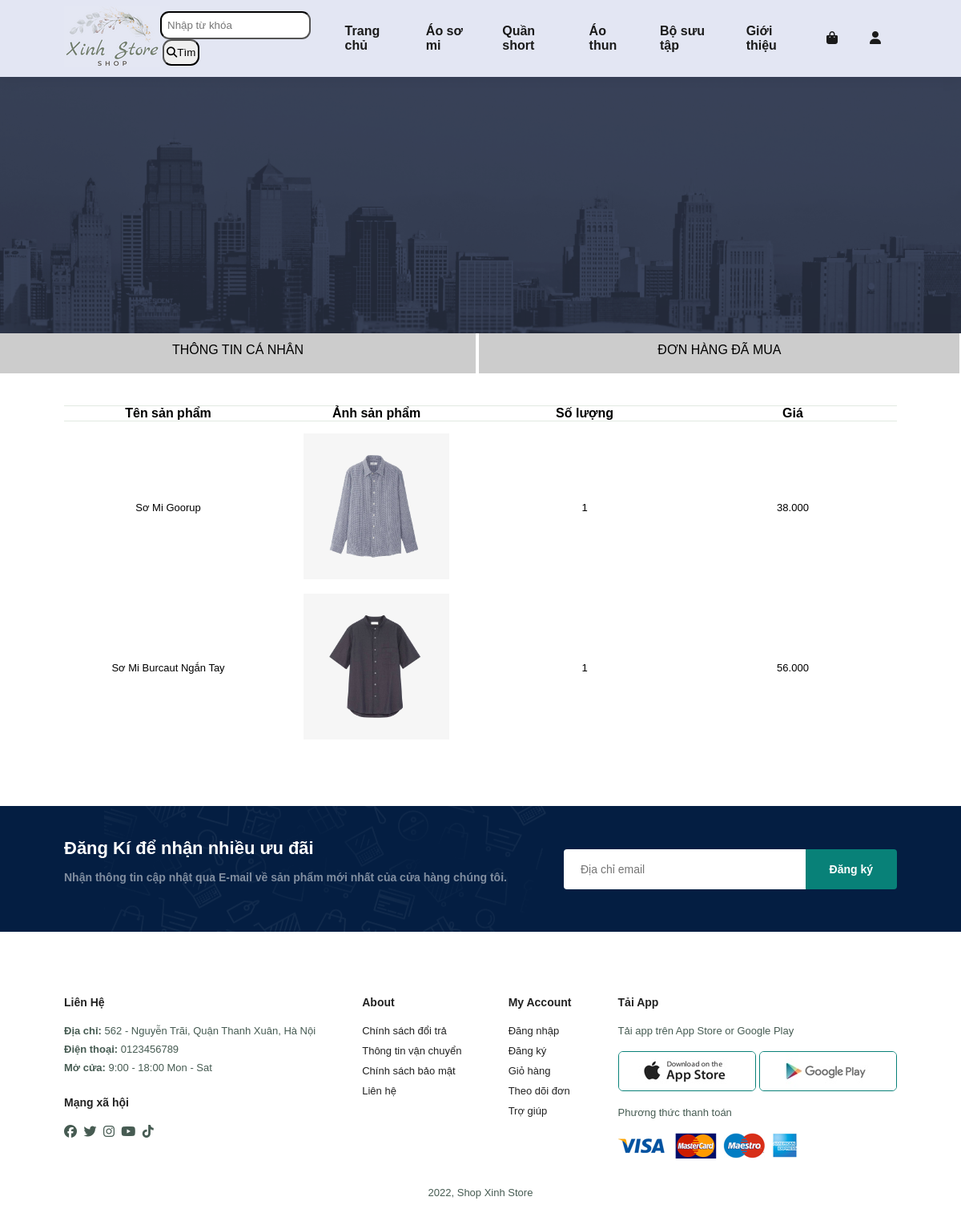
The page /donhang.php?id=53 (signed in) on the database its author committed.
### tables this page shows
CREATE TABLE `order_detail` (
  `id` int(11) NOT NULL,
  `order_id` int(11) NOT NULL,
  `product_id` int(11) NOT NULL,
  `quantity` int(11) NOT NULL,
  `price` int(11) NOT NULL,
  `created_time` int(11) NOT NULL,
  `last_updated` int(11) NOT NULL
);

CREATE TABLE `product` (
  `idsanpham` int(11) NOT NULL,
  `anh` varchar(255) NOT NULL,
  `hang` varchar(255) NOT NULL,
  `mota` varchar(255) NOT NULL,
  `gia` int(11) NOT NULL,
  `loai` int(11) NOT NULL,
  `soluong` int(20) NOT NULL
);

### donhang.php (the view, shortened to what this page needs)
<?php
    require "connect.php";
$don = $_GET['id'];
?>
<!DOCTYPE html>
<html lang="en">
<head>
    <link rel="stylesheet" href="style.css">
</head>
<body>
    <section id="header">
        <a href="index.php"><img src="img/xinhstore.png" class="logo" alt=""></a>
        <form class="input-search" method="post" action="timkiem.php">
                    <div class="autocomplete">
                        <input style="float: left;padding-left: 7px;height: 35px; border-radius: 11px; border-color: black;" id="search-box" name="search" autocomplete="off" type="text" placeholder="Nhập từ khóa">
                        <button style="float: left;margin-left: 3px;padding: 0 3px;height: 33px; border-radius: 11px; border-color: black;" type="submit">
                            <i class="fa fa-search"></i>Tìm
                        </button>
                    </div>
        </form>
        <div>
            <ul id="navbar">
                <li><a href="index.php">Trang chủ</a></li>
                <li><a href="shop1.php">Áo sơ mi</a></li>
                <li><a href="shop2.php">Quần short</a></li>
                <li><a href="shop3.php">Áo thun</a></li>
                <li><a href="shop4.php">Bộ sưu tập</a></li>
                <li><a href="gioithieu.php">Giới thiệu</a></li>
                <li id="lg-bag"><a href="cart.php"><i class="fa-solid fa-bag-shopping"></i></a></li>
                <li id="lg-login"><a href="login.php"><i class="fa-solid fa-user"></i></a></li>
            </ul>
        </div>
    </section>
    <section id="page-header" class="about-header">
    </section>
        <a href="user_thongtin.php" style="text-decoration:none;color:black">
            <div style="width:49.5%; height: 50px;cursor:pointer; background-color:#ccc  ; display: inline-block;"><div style="text-align:center;padding: 2% 0;">THÔNG TIN CÁ NHÂN</div></div>
        </a>
        <a href="user_donhang.php" style="text-decoration:none;color:black">
            <div style="width:50%; height: 50px;cursor:pointer; background-color:#ccc ;display: inline-block;"><div style="text-align:center;padding: 2% 0;">ĐƠN HÀNG ĐÃ MUA</div></div>
        </a>
    <section id="cart" class="section-p1">
        <table style="width: 100% ;">
        <thead>
                <tr>
                  <th >Tên sản phẩm</th>
                  <th>Ảnh sản phẩm</th>
                  <th>Số lượng</th>
                  <th>Giá</th>
                </tr>
              </thead>
              <tbody>
              <?php
		              $sql = "SELECT order_detail.id, product.mota, product.anh, order_detail.quantity, order_detail.price FROM product, order_detail WHERE product.idsanpham=order_detail.product_id and order_id=$don ; ";
		              $result = $conn->query($sql);
                      if ($result->num_rows > 0) {
                      while ($row1 = $result->fetch_assoc()) {
              ?>
                <tr>
                  <td><?php echo $row1['mota'] ?></td>
                  <td><img src="img/products/<?php echo $row1['anh'] ?>" alt="" width="50%" height="50%"></td>
                  <td><?php echo $row1['quantity'] ?></td>
                  <td><?php echo $row1['price'] ?>.000 </td>
                </tr>
                <?php
                }
              }
                ?>
              </tbody>
        </table>
    </section>
<?php
    require_once "footer.php";
?>

### style.css (style rules this page uses)
* { margin: 0; padding: 0; box-sizing: border-box; font-family: 'Spartan', sans-serif; }
.section-p1 { padding: 40px 80px; }
body { width: 100%; }
#header { display: flex; align-items: center; justify-content: space-between; padding: 8px 80px; background: #E3E6F3; box-shadow: 0 5px 15px rgba(0, 0, 0, 0.06); z-index: 999; position: sticky; top: 0; left: 0; }
#navbar { display: flex; align-items: center; justify-content: center; }
#navbar li { list-style: none; padding: 0 20px; position: relative; }
#navbar li a { text-decoration: none; font-size: 16; font-weight: 600; color: #1a1a1a; transition: 0.3s ease; }
#page-header { background-image: url('img/banner/b1.jpg'); width: 100%; height: 40vh; background-size: cover; display: flex; justify-content: center; text-align: center; flex-direction: column; padding: 14px; }
#page-header.about-header { background-image: url('img/about/banner.png'); }
#cart { overflow-x: auto; }
#cart table { width: 100%; border-collapse: collapse; table-layout: fixed; white-space: nowrap; }
#cart table img { width: 70%; }
#cart table td:nth-child(1) { width: 100px; text-align: center; }
#cart table td:nth-child(2) { width: 150px; text-align: center; }
#cart table td:nth-child(3) { width: 250px; text-align: center; }
#cart table td:nth-child(4), #cart table td:nth-child(5), #cart table td:nth-child(6) { width: 150px; text-align: center; }
#cart table thead { border: 1px solid #e2e9e1; border-left: none; border-right: none; }
#cart table tbody tr td { padding-top: 15px; }
#cart table tbody td { font-size: 13px; }

### rows shown on the page
order_detail: product.mota "Sơ Mi Goorup", product.anh (picture), quantity "1", price "38"
order_detail: product.mota "Sơ Mi Burcaut Ngắn Tay", product.anh (picture), quantity "1", price "56"
